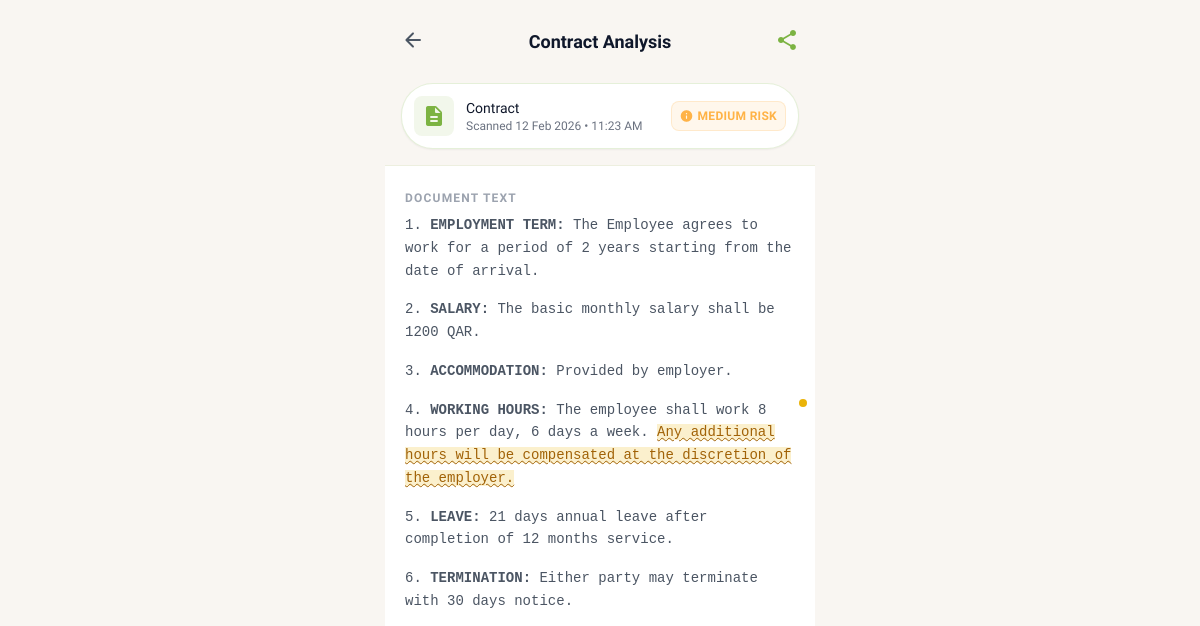
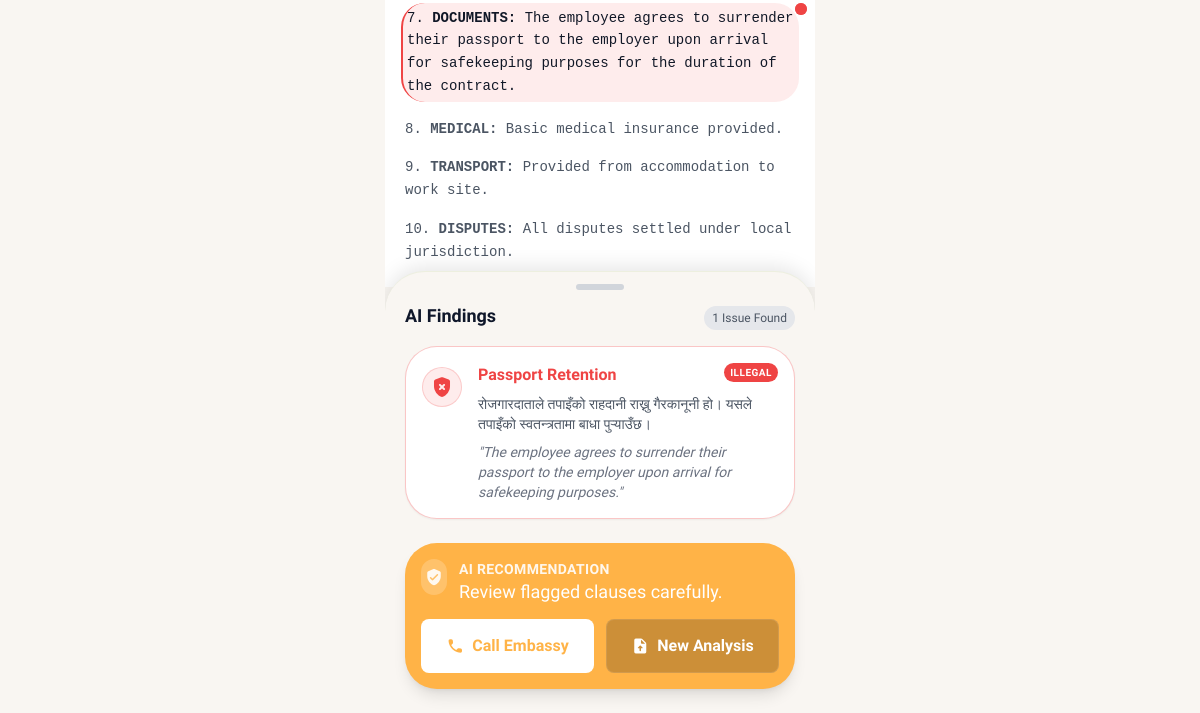
Page /clause-analysis/ (signed in) on the earlier database version (2 pictures, top to bottom).
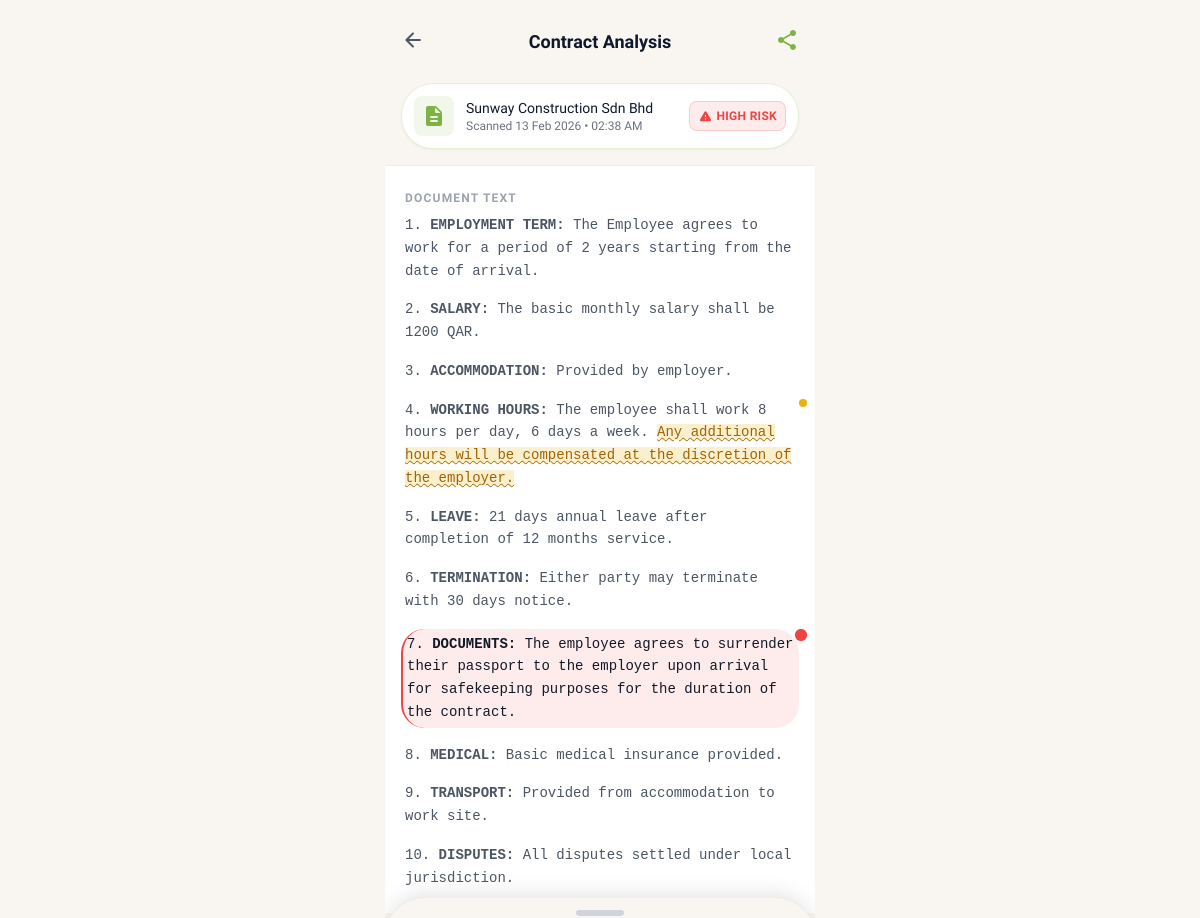
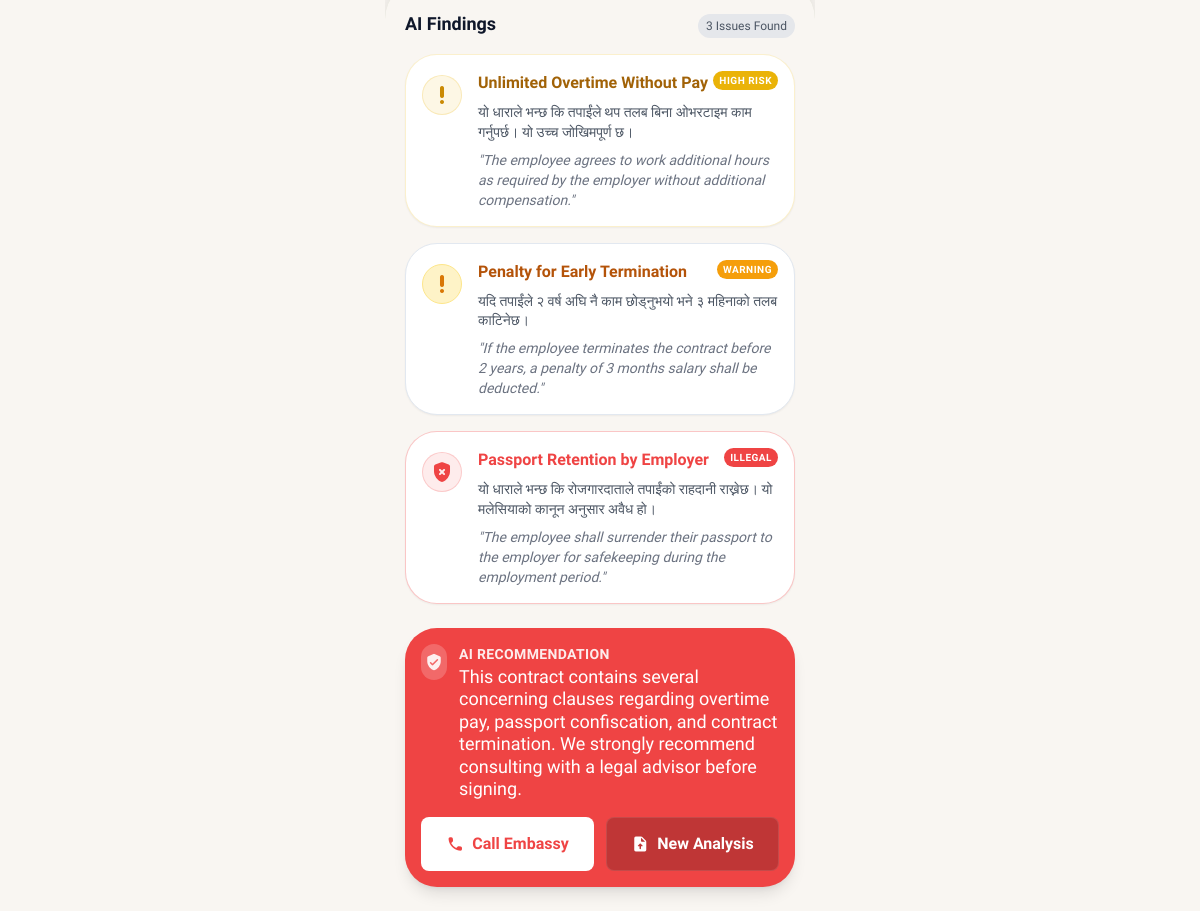
Same page on the later database version (2 pictures, top to bottom).
### main/models.py (models this page shows, shortened)
class ContractAnalysis(models.Model):
    class RiskLevel(models.TextChoices):
        LOW = 'low', 'Low'
        MEDIUM = 'medium', 'Medium'
        HIGH = 'high', 'High'
    user = models.ForeignKey(
        settings.AUTH_USER_MODEL,
        on_delete=models.CASCADE,
        related_name='contract_analyses',
    )
    employer_name = models.CharField(max_length=200, blank=True)
    file = models.FileField(upload_to='contracts/')
    analyzed_at = models.DateTimeField(auto_now_add=True)
    risk_score = models.PositiveSmallIntegerField(
        default=0,
        help_text='Overall risk score 0–100',
    )
    risk_level = models.CharField(
        max_length=10,
        choices=RiskLevel.choices,
        default=RiskLevel.LOW,
    )
    ai_recommendation = models.TextField(
        blank=True,
        help_text='AI-generated overall recommendation text',
    )
    ai_recommendation_ne = models.TextField(
        blank=True,
        help_text='Nepali translation of the recommendation',
    )
    class Meta:
        verbose_name_plural = 'Contract analyses'
        ordering = ['-analyzed_at']

class FlaggedClause(models.Model):
    class Severity(models.TextChoices):
        ILLEGAL = 'illegal', 'Illegal'
        HIGH_RISK = 'high_risk', 'High Risk'
        WARNING = 'warning', 'Warning'
        INFO = 'info', 'Info'
    analysis = models.ForeignKey(
        ContractAnalysis,
        on_delete=models.CASCADE,
        related_name='flagged_clauses',
    )
    clause_reference = models.CharField(
        max_length=50,
        help_text='e.g. "Clause 14.2"',
    )
    title = models.CharField(max_length=200)
    severity = models.CharField(max_length=15, choices=Severity.choices)
    original_text = models.TextField(help_text='Original clause text in English')
    explanation_ne = models.TextField(
        blank=True,
        help_text='Plain-language Nepali explanation',
    )
    recommendation = models.TextField(blank=True)
    class Meta:
        ordering = ['clause_reference']

### main/views.py (the view)
# urls.py: path('clause-analysis/', views.detailed_ai_clause_analysis, name='detailed_ai_clause_analysis'),
@login_required(login_url='main:login')
def detailed_ai_clause_analysis(request, pk=None):
    if pk:
        analysis = get_object_or_404(ContractAnalysis, pk=pk, user=request.user)
    else:
        analysis = request.user.contract_analyses.first()
        if not analysis:
            return redirect('main:contract_analysis_upload')
    clauses = analysis.flagged_clauses.all()
    context = {
        'analysis': analysis,
        'clauses': clauses,
        'unread_count': _unread_count(request.user),
    }
    return render(request, 'main/detailed_ai_clause_analysis.html', context)

### main/views.py (called while the page is built)
def _unread_count(user):
    if user.is_authenticated:
        return user.notifications.filter(is_read=False).count()
    return 0

### templates/main/detailed_ai_clause_analysis.html (shortened to what the changed rows need)
{% extends 'base.html' %}
{% block main_class %}p-0{% endblock %}
{% block header %}
<header class="flex-none pt-4 pb-4 px-4 border-b border-primary/10 z-20">
    <div class="flex items-center justify-between mb-4">
        <h1 class="text-lg font-semibold text-center flex-1">Contract Analysis</h1>
    </div>
    <div class="flex items-center justify-between bg-white dark:bg-zinc-800/50 p-3 rounded-xl border border-primary/20 shadow-sm backdrop-blur-sm">
        <div class="flex items-center gap-3 overflow-hidden">
            <div class="min-w-0">
                <p class="text-sm font-medium truncate">{{ analysis.employer_name|default:'Contract' }}</p>
                <p class="text-xs text-gray-500 dark:text-gray-400">Scanned {{ analysis.analyzed_at|date:'d M Y' }} &bull; {{ analysis.analyzed_at|time:'h:i A' }}</p>
            </div>
        </div>
        <div class="flex-shrink-0 flex items-center gap-1 {% if analysis.risk_level == 'high' %}bg-danger/10 text-danger border-danger/20{% elif analysis.risk_level == 'low' %}bg-success/10 text-success border-success/20{% else %}bg-warning/10 text-warning border-warning/20{% endif %} px-2 py-1 rounded-lg border">
            <span class="material-icons-round text-sm">{% if analysis.risk_level == 'high' %}warning{% elif analysis.risk_level == 'low' %}check_circle{% else %}info{% endif %}</span>
            <span class="text-xs font-bold uppercase tracking-wide">{{ analysis.get_risk_level_display }} Risk</span>
        </div>
    </div>
</header>
{% endblock %}
{% block content %}
<div class="bg-background-light dark:bg-zinc-800 border-t border-primary/10 shadow-[0_-4px_20px_rgba(0,0,0,0.1)] z-10 rounded-t-2xl -mt-4">
    <div class="px-5 pb-6 pt-2">
        <div class="flex justify-between items-end mb-4">
            <h2 class="text-lg font-bold">AI Findings</h2>
            <span class="text-xs bg-gray-200 dark:bg-white/10 px-2 py-1 rounded text-gray-600 dark:text-gray-400">{{ clauses|length }} Issue{{ clauses|length|pluralize }} Found</span>
        </div>
        <div class="space-y-4">
            {% for clause in clauses %}
            <div class="bg-white dark:bg-zinc-900 rounded-xl p-4 border {% if clause.severity == 'illegal' %}border-danger/30{% elif clause.severity == 'high_risk' %}border-yellow-500/20{% else %}border-slate-200{% endif %} shadow-sm">
                <div class="flex gap-4">
                    <div class="flex-shrink-0 mt-1">
                        <div class="w-10 h-10 rounded-full {% if clause.severity == 'illegal' %}bg-danger/10 text-danger border-danger/20{% elif clause.severity == 'high_risk' %}bg-yellow-500/10 text-yellow-600 dark:text-yellow-500 border-yellow-500/20{% else %}bg-amber-100 text-amber-600 border-amber-200{% endif %} flex items-center justify-center border">
                            <span class="material-icons-round">{% if clause.severity == 'illegal' %}gpp_bad{% else %}priority_high{% endif %}</span>
                        </div>
                    </div>
                    <div class="flex-1">
                        <div class="flex justify-between items-start">
                            <h3 class="font-bold {% if clause.severity == 'illegal' %}text-danger{% elif clause.severity == 'high_risk' %}text-yellow-700 dark:text-yellow-500{% else %}text-amber-700{% endif %} text-base">{{ clause.title }}</h3>
                            <span class="text-[10px] font-bold uppercase tracking-wider text-white {% if clause.severity == 'illegal' %}bg-danger{% elif clause.severity == 'high_risk' %}bg-yellow-500{% else %}bg-amber-500{% endif %} px-1.5 py-0.5 rounded">{{ clause.get_severity_display }}</span>
                        </div>
                        <p class="text-sm text-gray-600 dark:text-gray-400 leading-snug mt-2">{{ clause.explanation_ne }}</p>
                        {% if clause.original_text %}
                        <p class="text-sm text-gray-500 mt-2 italic">"{{ clause.original_text|truncatewords:20 }}"</p>
                        {% endif %}
                    </div>
                </div>
            </div>
            {% empty %}
            <div class="text-center py-4">
                <span class="material-symbols-rounded text-success text-3xl">verified</span>
                <p class="text-sm text-gray-500 mt-1">No issues found in this contract.</p>
            </div>
            {% endfor %}
        </div>
        {% if analysis.ai_recommendation %}
        <div class="mt-6 {% if analysis.risk_level == 'high' %}bg-danger{% elif analysis.risk_level == 'low' %}bg-success{% else %}bg-warning{% endif %} text-white rounded-xl shadow-lg p-4">
            <div class="flex items-start gap-3">
                <span class="material-icons-round text-white/90 bg-white/20 rounded-full p-1 text-lg">verified_user</span>
                <div>
                    <h3 class="font-bold text-sm uppercase tracking-wide opacity-90">AI Recommendation</h3>
                    <p class="font-medium text-lg leading-tight mt-0.5">{{ analysis.ai_recommendation }}</p>
                </div>
            </div>
            <div class="grid grid-cols-2 gap-3 mt-4">
                <a href="{% url 'main:embassy_contact_directory' %}" class="flex items-center justify-center gap-2 bg-white {% if analysis.risk_level == 'high' %}text-danger{% elif analysis.risk_level == 'low' %}text-success{% else %}text-warning{% endif %} font-bold py-3 px-4 rounded-lg">
                    <span class="material-icons-round text-lg">call</span> Call Embassy
                </a>
                <a href="{% url 'main:contract_analysis_upload' %}" class="flex items-center justify-center gap-2 bg-black/20 text-white font-semibold py-3 px-4 rounded-lg border border-white/10">
                    <span class="material-icons-round text-lg">upload_file</span> New Analysis
                </a>
            </div>
        </div>
        {% endif %}
    </div>
</div>
{% endblock %}

Differences in the rows shown:
no longer on this page (row unchanged): ContractAnalysis: employer_name "Contract", analyzed_at "12 Feb 2026", analyzed_at "11:23 AM", risk_level "MEDIUM", ai_recommendation "Review flagged clauses carefully."
no longer on this page (row unchanged): FlaggedClause: title "Passport Retention", severity "ILLEGAL", explanation_ne "रोजगारदाताले तपाइँको राहदानी राख्नु गैरकानूनी हो। यसले तपाइँको स्वतन्त्रतामा बाधा पुर्‍याउँछ।", original_text "The employee agrees to surrender their passport to the employer upon arrival for safekeeping purposes."
added ContractAnalysis: employer_name "Sunway Construction Sdn Bhd", analyzed_at "13 Feb 2026", analyzed_at "02:38 AM", risk_level "HIGH", ai_recommendation "This contract contains several concerning clauses regarding overtime pay, passport confiscation, and contract termination. We strongly recommend consulting with a legal advisor before signing."
added FlaggedClause: title "Unlimited Overtime Without Pay", severity "HIGH RISK", explanation_ne "यो धाराले भन्छ कि तपाईंले थप तलब बिना ओभरटाइम काम गर्नुपर्छ। यो उच्च जोखिमपूर्ण छ।", original_text "The employee agrees to work additional hours as required by the employer without additional compensation."
added FlaggedClause: title "Penalty for Early Termination", severity "WARNING", explanation_ne "यदि तपाईंले २ वर्ष अघि नै काम छोड्नुभयो भने ३ महिनाको तलब काटिनेछ।", original_text "If the employee terminates the contract before 2 years, a penalty of 3 months salary shall be deducted."
added FlaggedClause: title "Passport Retention by Employer", severity "ILLEGAL", explanation_ne "यो धाराले भन्छ कि रोजगारदाताले तपाईंको राहदानी राख्नेछ। यो मलेसियाको कानून अनुसार अवैध हो।", original_text "The employee shall surrender their passport to the employer for safekeeping during the employment period."
Other differences:
{{ clauses|length }}: "1" → "3"
